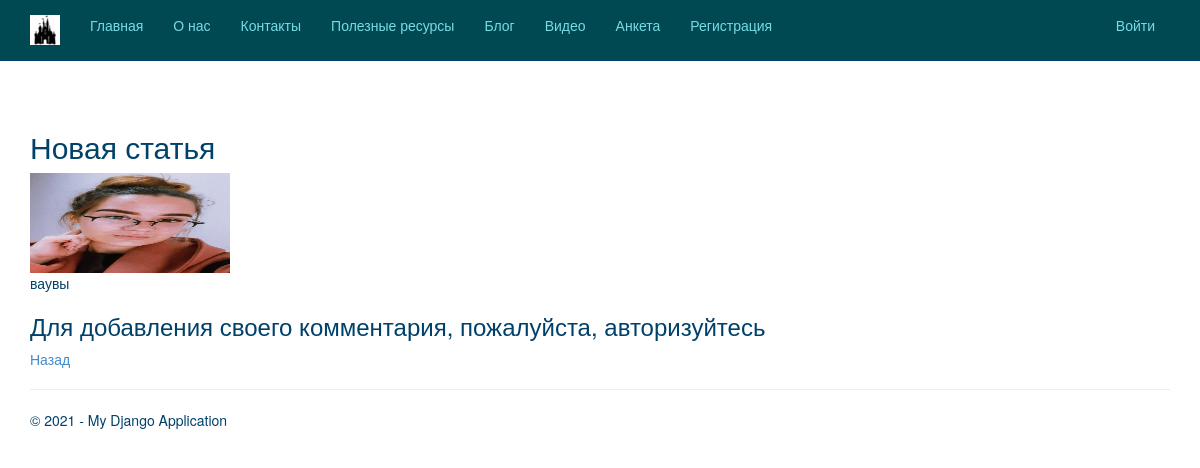
/6/, run on the app's committed database.
### app/models.py (models this page shows, shortened)
class Blog(models.Model):
    title = models.CharField(max_length=100,unique_for_date="posted",verbose_name="Заголовок")
    description = models.TextField(verbose_name="Краткое содержание")
    content = models.TextField(verbose_name="Полное содержание")
    posted = models.DateTimeField(default = datetime.now(), db_index = True, verbose_name = "Опубликована")
    author = models.ForeignKey(User, null=True, blank=True, on_delete = models.SET_NULL, verbose_name = "Автор")
    image = models.FileField(default = 'temp.jpg', verbose_name="Путь к картинке")
    class Meta:
        db_table = "Posts"
        ordering = ["-posted"]
        verbose_name = "Статья блога"
        verbose_name_plural = "Статьи блога"

### app/views.py (the view)
# urls.py: url(r'^(?P<parametr>\d+)/$', app.views.blogpost, name='blogpost'),
def blogpost(request, parametr):
    post_1 = Blog.objects.get(
        id=parametr
    )  # запрос на выбор конкретной статьи по параметру
    comments = Comment.objects.filter(post=parametr)
    assert isinstance(request, HttpRequest)
    if request.method == "POST":  # после отправки данных формы на сервер методом POST
        form = CommentForm(request.POST)
        if form.is_valid():
            comment_f = form.save(commit=False)
            comment_f.author = (
                request.user
            )  # добавляем (так как этого поля нет в форме) в модель Комментария (Comment) в поле автор авторизованного пользователя
            comment_f.date = (
                datetime.now()
            )  # добавляем в модель Комментария (Comment) текущую дату
            comment_f.post = Blog.objects.get(
                id=parametr
            )  # добавляем в модель Комментария (Comment) статью, для которой данный комментарий
            comment_f.save()  # сохраняем изменения после добавления полей
            return redirect(
                "blogpost", parametr=post_1.id
            )  # переадресация на ту же страницу статьи после отправки комментария
    else:
        form = CommentForm()  # создание формы для ввода комментария
    return render(request,"app/blogpost.html",{"post_1": post_1,  "comments": comments, "form":form,"year": datetime.now().year,},)

### app/templates/app/blogpost.html (shortened to what this page needs)
﻿{% extends "app/layout.html" %}
{% block content %}
{% load staticfiles %}
<h2> {{post_1.title}} </h2>
{% if post_1.image and post_1.image.url != '/media/temp.jpg' %}
<img src="{{ post_1.image.url }}" alt=" Картинка статьи блога" width="200" height="100"/>
{% endif %}
{% autoescape off %}
<p> {{post_1.content|linebreaksbr}} </p>
{% endautoescape %}
{% if user.is_authenticated %}
    <h3>Добавить комментарий</h3>
    <form method="POST" >{% csrf_token %}
        <div>
            {{form.as_p}}
            <button type="submit" class="save btn btn-default" > Отправить </button>
        </div>
    </form>
{% else %}
<h3> Для добавления своего комментария, пожалуйста, авторизуйтесь </h3>
{% endif %}
<p><a href="{% url 'blog' %}">Назад</a></p>
{% endblock %}

### app/static/app/content/site.css (style rules this page uses)
body { padding-top: 90px; padding-bottom: 20px; color: #00416A; }
p { color: #00416A; }

### data on the page
Blog: title "Новая статья", image (picture), content "ваувы"
